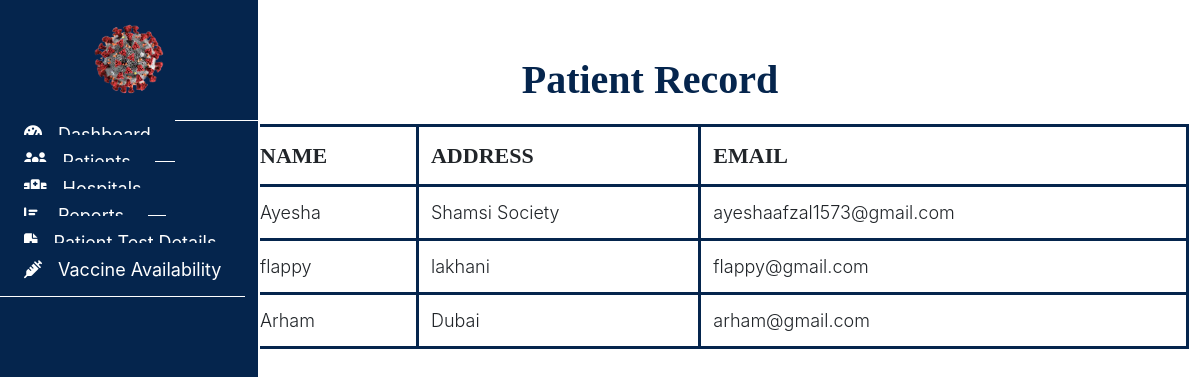
The app's page /admin/patientrecord.php (signed in), older data.
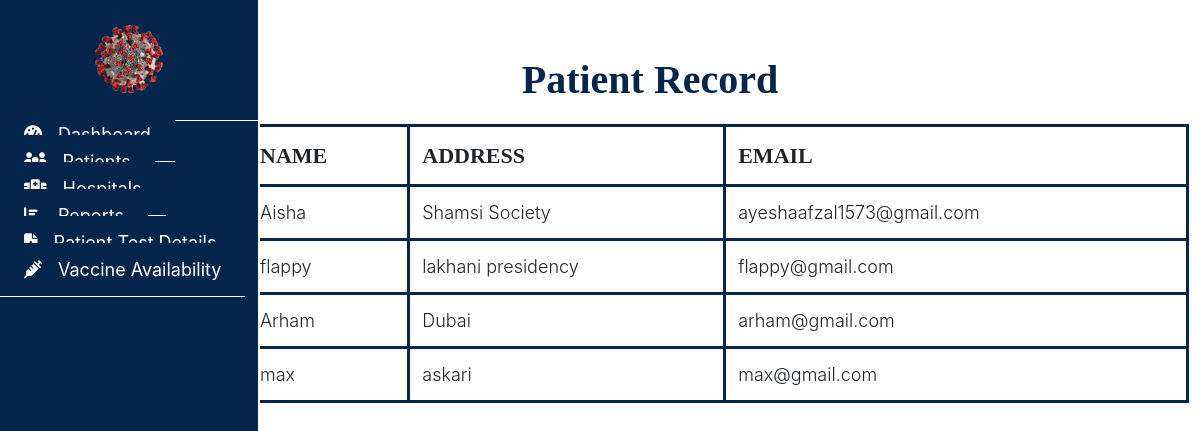
The same page, newer data.
### tables this page shows
CREATE TABLE `patient` (
  `patient_id` int(11) NOT NULL,
  `patient_name` varchar(255) DEFAULT NULL,
  `address` varchar(255) DEFAULT NULL,
  `email` varchar(255) DEFAULT NULL,
  `password` varchar(255) DEFAULT NULL
);

### admin/patientrecord.php (the view, shortened to what this page needs)
<?php
include("../connection.php");
?>
<!DOCTYPE html>
<html lang="en">
<head>
  <link rel="stylesheet" href="../assets/css/admin.css">
  <link rel="stylesheet" href="https://cdn.usebootstrap.com/bootstrap/3.3.7/css/bootstrap.min.css">
  <link rel="stylesheet"
    href="https://cdnjs.cloudflare.com/ajax/libs/material-design-iconic-font/2.2.0/css/material-design-iconic-font.min.css">
  <link rel="stylesheet" href="https://cdnjs.cloudflare.com/ajax/libs/font-awesome/6.4.0/css/all.min.css">
</head>
<body>
  <div id="sidebar">
    <header>
      <a href="#"><img src="../assets/images/covidlogo.png" alt=""
          style="width:120px ; height:120px;padding: 20px;"></a>
    </header>
    <ul class="nav">
      <li>
        <a href="admin.php">
          <i class="fas fa-tachometer-alt"></i>Dashboard
        </a>
      </li>
      <li>
        <a href="patientrecord.php">
          <i class="fas fa-users"></i>Patients
        </a>
      </li>
      <li>
        <a href="hospitaldetails.php">
          <i class="fas fa-hospital"></i>Hospitals
        </a>
      </li>
      <li>
        <a href="crdetails.php">
          <i class="fas fa-chart-bar"></i>Reports
        </a>
      </li>
      <li>
        <a href="testdetails.php">
          <i class="fas fa-file-medical"></i>Patient Test Details
        </a>
      </li>
      <li>
        <a href="vaccine.php">
          <i class="fas fa-syringe"></i>Vaccine Availability
        </a>
      </li>
    </ul>
  </div>
  <nav class="navbar">
    <div class="container-fluid">
      <ul class="nav navbar-nav navbar-right">
        <li class="dropdown">
          <a href="#" class="dropdown-toggle" data-toggle="dropdown">
          </a>
        </li>
      </ul>
    </div>
  </nav>
  <div class="container-fluid" id="all-products">
    <h1 class="text-center">Patient Record</h1>
    <div class="container">
      <table class="table">
        <thead>
          <tr>
            <th>NAME</th>
            <th>ADDRESS</th>
            <th>EMAIL</th>
          </tr>
        </thead>
        <tbody>
          <?php
          $query = "SELECT * FROM patient";
          $result = mysqli_query($con, $query);
          foreach ($result as $row) {
            echo "<tr>";
            echo "<td>$row[patient_name]</td>";
            echo "<td>$row[address]</td>";
            echo "<td>$row[email]</td>";
            echo "</tr>";
          }
          ?>
        </tbody>
      </table>
    </div>
  </div>
</body>
</html>

Row changes from the older to the newer data that the page shows:
changed patient "Shamsi Society": patient_name "Ayesha" → "Aisha"
changed patient "flappy": address "lakhani" → "lakhani presidency"
added patient: patient_name "max", address "askari", email "max@gmail.com"
